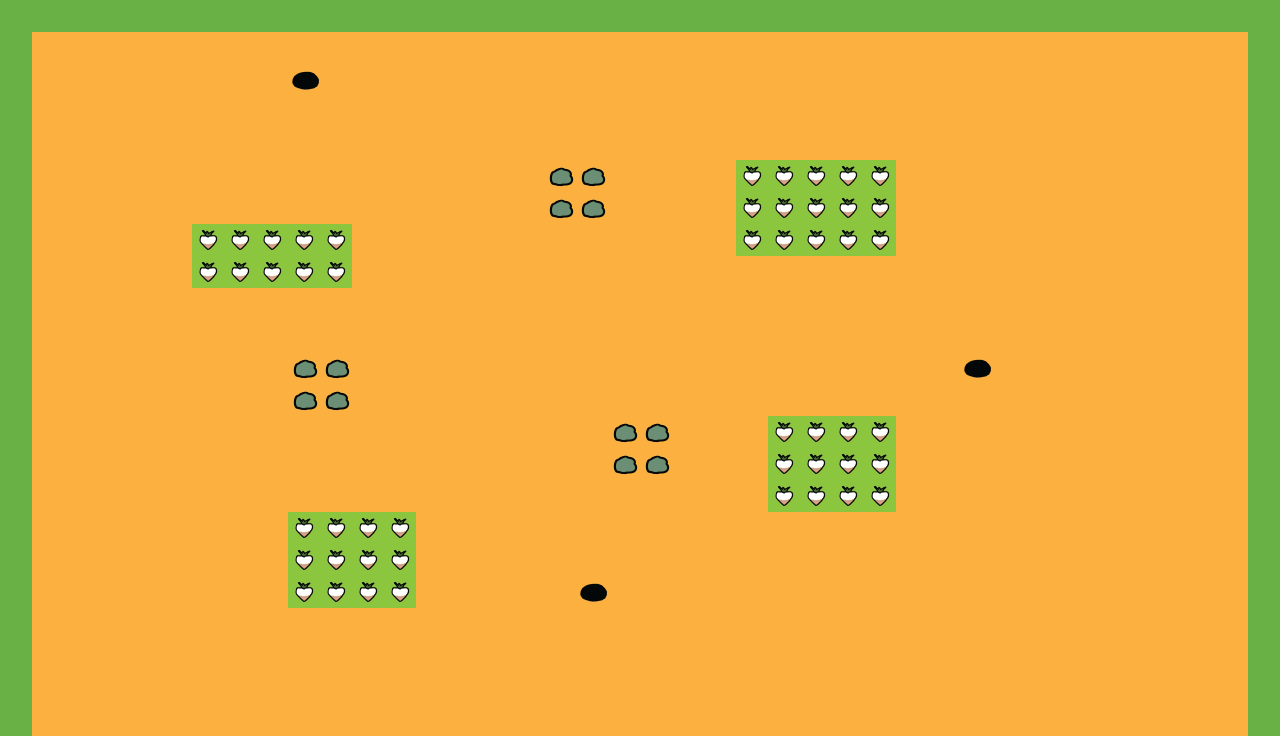

The image is a tile-based game level rendered from a .tmx file. Its description and complete source (layers, tilesets, objects, tile grids) follow:
An orthogonal 40x23 tile map with 32x32 px tiles, 2 tile layers (ground, terrain), 2 tilesets.

<map version="1.5" tiledversion="1.6.0" orientation="orthogonal" renderorder="right-down" width="40" height="23" tilewidth="32" tileheight="32" infinite="0" nextlayerid="3" nextobjectid="1">
 <editorsettings>
  <export target="field_new.json" format="json1" />
 </editorsettings>
 <tileset firstgid="1" name="field_set" tilewidth="32" tileheight="32" tilecount="5" columns="5">
  <image source="tileset.png" width="161" height="33" />
 </tileset>
 <tileset firstgid="6" name="object_set" tilewidth="32" tileheight="32" tilecount="3" columns="3">
  <image source="objects.png" width="97" height="33" />
  <tile id="0">
   <properties>
    <property name="crop" type="bool" value="true" />
   </properties>
  </tile>
 </tileset>
 <layer id="1" name="ground" width="40" height="23">
  <data encoding="csv">
4,4,4,4,4,4,4,4,4,4,4,4,4,4,4,4,4,4,4,4,4,4,4,4,4,4,4,4,4,4,4,4,4,4,4,4,4,4,4,4,
4,1,1,1,1,1,1,1,1,1,1,1,1,1,1,1,1,1,1,1,1,1,1,1,1,1,1,1,1,1,1,1,1,1,1,1,1,1,1,4,
4,1,1,1,1,1,1,1,1,1,1,1,1,1,1,1,1,1,1,1,1,1,1,1,1,1,1,1,1,1,1,1,1,1,1,1,1,1,1,4,
4,1,1,1,1,1,1,1,1,1,1,1,1,1,1,1,1,1,1,1,1,1,1,1,1,1,1,1,1,1,1,1,1,1,1,1,1,1,1,4,
4,1,1,1,1,1,1,1,1,1,1,1,1,1,1,1,1,1,1,1,1,1,1,1,1,1,1,1,1,1,1,1,1,1,1,1,1,1,1,4,
4,1,1,1,1,1,1,1,1,1,1,1,1,1,1,1,1,1,1,1,1,1,1,3,3,3,3,3,1,1,1,1,1,1,1,1,1,1,1,4,
4,1,1,1,1,1,1,1,1,1,1,1,1,1,1,1,1,1,1,1,1,1,1,3,3,3,3,3,1,1,1,1,1,1,1,1,1,1,1,4,
4,1,1,1,1,1,3,3,3,3,3,1,1,1,1,1,1,1,1,1,1,1,1,3,3,3,3,3,1,1,1,1,1,1,1,1,1,1,1,4,
4,1,1,1,1,1,3,3,3,3,3,1,1,1,1,1,1,1,1,1,1,1,1,1,1,1,1,1,1,1,1,1,1,1,1,1,1,1,1,4,
4,1,1,1,1,1,1,1,1,1,1,1,1,1,1,1,1,1,1,1,1,1,1,1,1,1,1,1,1,1,1,1,1,1,1,1,1,1,1,4,
4,1,1,1,1,1,1,1,1,1,1,1,1,1,1,1,1,1,1,1,1,1,1,1,1,1,1,1,1,1,1,1,1,1,1,1,1,1,1,4,
4,1,1,1,1,1,1,1,1,1,1,1,1,1,1,1,1,1,1,1,1,1,1,1,1,1,1,1,1,1,1,1,1,1,1,1,1,1,1,4,
4,1,1,1,1,1,1,1,1,1,1,1,1,1,1,1,1,1,1,1,1,1,1,1,1,1,1,1,1,1,1,1,1,1,1,1,1,1,1,4,
4,1,1,1,1,1,1,1,1,1,1,1,1,1,1,1,1,1,1,1,1,1,1,1,3,3,3,3,1,1,1,1,1,1,1,1,1,1,1,4,
4,1,1,1,1,1,1,1,1,1,1,1,1,1,1,1,1,1,1,1,1,1,1,1,3,3,3,3,1,1,1,1,1,1,1,1,1,1,1,4,
4,1,1,1,1,1,1,1,1,1,1,1,1,1,1,1,1,1,1,1,1,1,1,1,3,3,3,3,1,1,1,1,1,1,1,1,1,1,1,4,
4,1,1,1,1,1,1,1,1,3,3,3,3,1,1,1,1,1,1,1,1,1,1,1,1,1,1,1,1,1,1,1,1,1,1,1,1,1,1,4,
4,1,1,1,1,1,1,1,1,3,3,3,3,1,1,1,1,1,1,1,1,1,1,1,1,1,1,1,1,1,1,1,1,1,1,1,1,1,1,4,
4,1,1,1,1,1,1,1,1,3,3,3,3,1,1,1,1,1,1,1,1,1,1,1,1,1,1,1,1,1,1,1,1,1,1,1,1,1,1,4,
4,1,1,1,1,1,1,1,1,1,1,1,1,1,1,1,1,1,1,1,1,1,1,1,1,1,1,1,1,1,1,1,1,1,1,1,1,1,1,4,
4,1,1,1,1,1,1,1,1,1,1,1,1,1,1,1,1,1,1,1,1,1,1,1,1,1,1,1,1,1,1,1,1,1,1,1,1,1,1,4,
4,1,1,1,1,1,1,1,1,1,1,1,1,1,1,1,1,1,1,1,1,1,1,1,1,1,1,1,1,1,1,1,1,1,1,1,1,1,1,4,
4,1,1,1,1,1,1,1,1,1,1,1,1,1,1,1,1,1,1,1,1,1,1,1,1,1,1,1,1,1,1,1,1,1,1,1,1,1,1,4
</data>
 </layer>
 <layer id="2" name="terrain" width="40" height="23">
  <data encoding="csv">
0,0,0,0,0,0,0,0,0,0,0,0,0,0,0,0,0,0,0,0,0,0,0,0,0,0,0,0,0,0,0,0,0,0,0,0,0,0,0,0,
0,0,0,0,0,0,0,0,0,0,0,0,0,0,0,0,0,0,0,0,0,0,0,0,0,0,0,0,0,0,0,0,0,0,0,0,0,0,0,0,
0,0,0,0,0,0,0,0,0,8,0,0,0,0,0,0,0,0,0,0,0,0,0,0,0,0,0,0,0,0,0,0,0,0,0,0,0,0,0,0,
0,0,0,0,0,0,0,0,0,0,0,0,0,0,0,0,0,0,0,0,0,0,0,0,0,0,0,0,0,0,0,0,0,0,0,0,0,0,0,0,
0,0,0,0,0,0,0,0,0,0,0,0,0,0,0,0,0,0,0,0,0,0,0,0,0,0,0,0,0,0,0,0,0,0,0,0,0,0,0,0,
0,0,0,0,0,0,0,0,0,0,0,0,0,0,0,0,0,7,7,0,0,0,0,6,6,6,6,6,0,0,0,0,0,0,0,0,0,0,0,0,
0,0,0,0,0,0,0,0,0,0,0,0,0,0,0,0,0,7,7,0,0,0,0,6,6,6,6,6,0,0,0,0,0,0,0,0,0,0,0,0,
0,0,0,0,0,0,6,6,6,6,6,0,0,0,0,0,0,0,0,0,0,0,0,6,6,6,6,6,0,0,0,0,0,0,0,0,0,0,0,0,
0,0,0,0,0,0,6,6,6,6,6,0,0,0,0,0,0,0,0,0,0,0,0,0,0,0,0,0,0,0,0,0,0,0,0,0,0,0,0,0,
0,0,0,0,0,0,0,0,0,0,0,0,0,0,0,0,0,0,0,0,0,0,0,0,0,0,0,0,0,0,0,0,0,0,0,0,0,0,0,0,
0,0,0,0,0,0,0,0,0,0,0,0,0,0,0,0,0,0,0,0,0,0,0,0,0,0,0,0,0,0,0,0,0,0,0,0,0,0,0,0,
0,0,0,0,0,0,0,0,0,7,7,0,0,0,0,0,0,0,0,0,0,0,0,0,0,0,0,0,0,0,8,0,0,0,0,0,0,0,0,0,
0,0,0,0,0,0,0,0,0,7,7,0,0,0,0,0,0,0,0,0,0,0,0,0,0,0,0,0,0,0,0,0,0,0,0,0,0,0,0,0,
0,0,0,0,0,0,0,0,0,0,0,0,0,0,0,0,0,0,0,7,7,0,0,0,6,6,6,6,0,0,0,0,0,0,0,0,0,0,0,0,
0,0,0,0,0,0,0,0,0,0,0,0,0,0,0,0,0,0,0,7,7,0,0,0,6,6,6,6,0,0,0,0,0,0,0,0,0,0,0,0,
0,0,0,0,0,0,0,0,0,0,0,0,0,0,0,0,0,0,0,0,0,0,0,0,6,6,6,6,0,0,0,0,0,0,0,0,0,0,0,0,
0,0,0,0,0,0,0,0,0,6,6,6,6,0,0,0,0,0,0,0,0,0,0,0,0,0,0,0,0,0,0,0,0,0,0,0,0,0,0,0,
0,0,0,0,0,0,0,0,0,6,6,6,6,0,0,0,0,0,0,0,0,0,0,0,0,0,0,0,0,0,0,0,0,0,0,0,0,0,0,0,
0,0,0,0,0,0,0,0,0,6,6,6,6,0,0,0,0,0,8,0,0,0,0,0,0,0,0,0,0,0,0,0,0,0,0,0,0,0,0,0,
0,0,0,0,0,0,0,0,0,0,0,0,0,0,0,0,0,0,0,0,0,0,0,0,0,0,0,0,0,0,0,0,0,0,0,0,0,0,0,0,
0,0,0,0,0,0,0,0,0,0,0,0,0,0,0,0,0,0,0,0,0,0,0,0,0,0,0,0,0,0,0,0,0,0,0,0,0,0,0,0,
0,0,0,0,0,0,0,0,0,0,0,0,0,0,0,0,0,0,0,0,0,0,0,0,0,0,0,0,0,0,0,0,0,0,0,0,0,0,0,0,
0,0,0,0,0,0,0,0,0,0,0,0,0,0,0,0,0,0,0,0,0,0,0,0,0,0,0,0,0,0,0,0,0,0,0,0,0,0,0,0
</data>
 </layer>
</map>